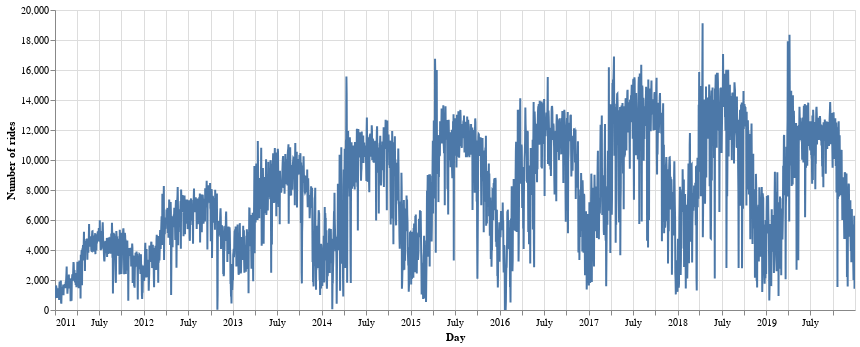

Notebook code cell kept with this figure:
### Markdown cell above
Now that we have resampled the data per day, we can dive in and take a look at the graph of daily bike rentals.

In order to graph the data with Altair, we needed to reset the index as you saw above. The choice of y = 'duration' is arbitrary.

The python code required to draw the daily graph is as follows:

### Code cell
chart = altair.Chart(resamp, width=800).mark_line().encode(x='start_date', y='duration').interactive()
chart = chart.encode(x=altair.X('start_date', title='Day'))
chart = chart.encode(y=altair.Y('duration', title='Number of rides'))
chart

### Figure 1 — Vega-Lite specification as saved in the notebook (floating-point values rounded to 4 significant figures; data arrays with more than 128 entries replaced by an {"elided": "..."} marker saying what was removed)
{"config": {"view": {"continuousWidth": 400, "continuousHeight": 300}}, "data": {"name": "data-e5bbc08450b69b269437012bf40025df"}, "mark": "line", "encoding": {"x": {"type": "temporal", "field": "start_date", "title": "Day"}, "y": {"type": "quantitative", "field": "duration", "title": "Number of rides"}}, "selection": {"selector001": {"type": "interval", "bind": "scales", "encodings": ["x", "y"]}}, "width": 800, "$schema": "https://vega.github.io/schema/vega-lite/v4.0.2.json", "datasets": {"data-e5bbc08450b69b269437012bf40025df": {"elided": "3287 records"}}}
